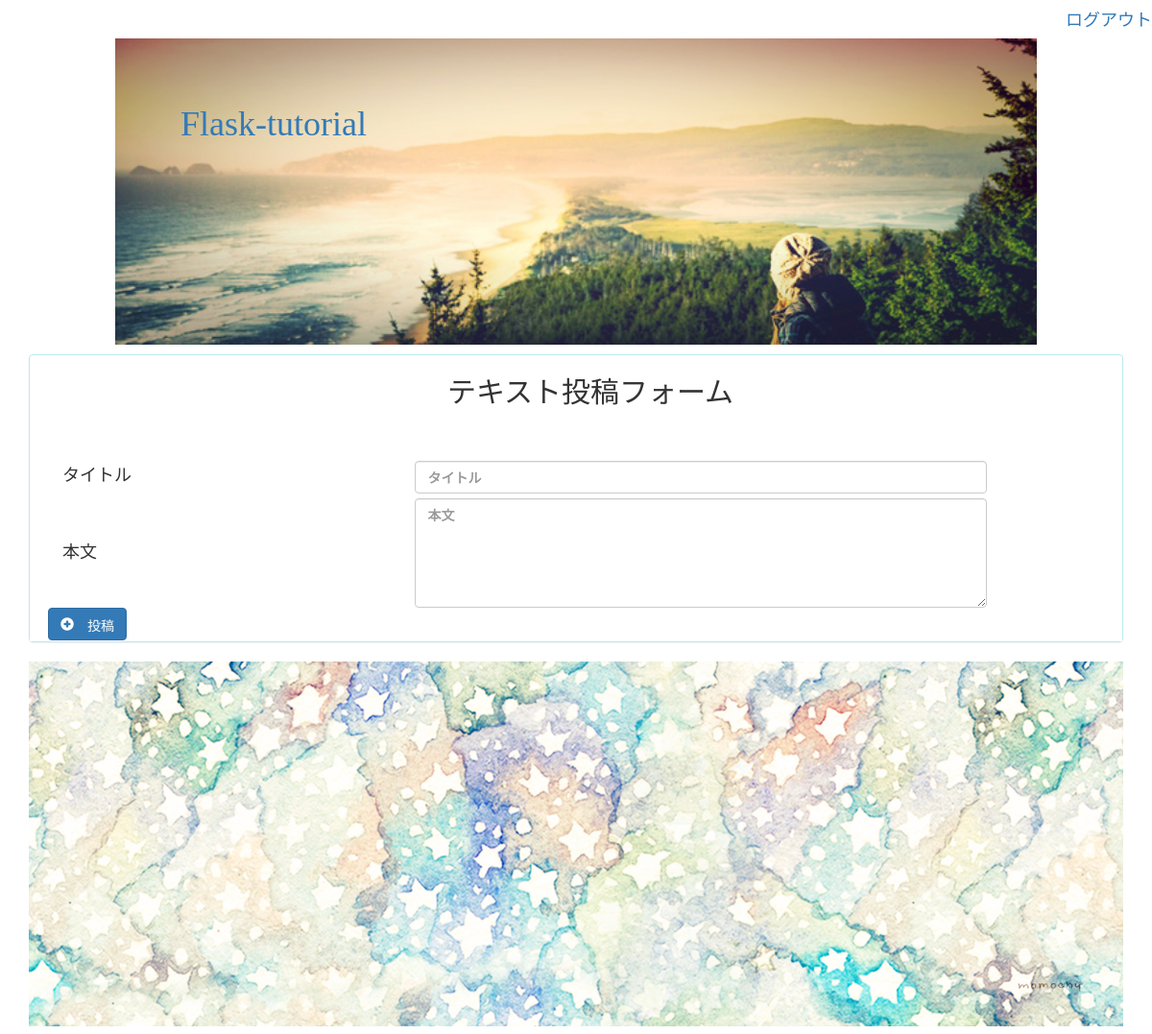
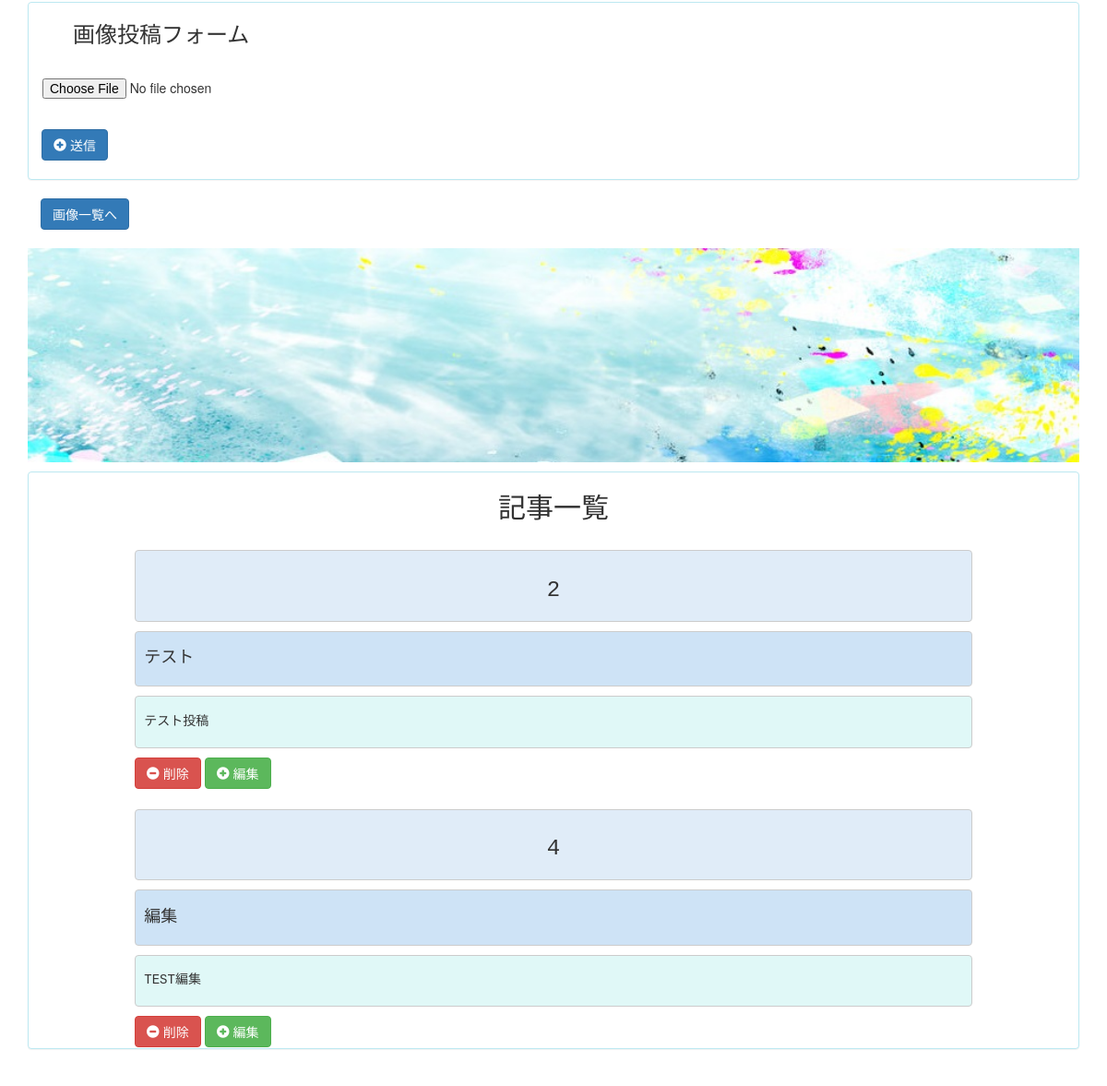
The page / (signed in) on the database its author committed (2 pictures, top to bottom).
### tables this page shows
CREATE TABLE entries(  id integer primary key autoincrement,title string not null,text string not null);

### flasker.py (the view)
@app.route('/')
def show():
    cur = g.db.execute('select id, title, text from entries order by id asc')
    entries = [dict(id = row[0] ,title=row[1], text=row[2]) for row in cur.fetchall()]
    return render_template('show.html', entries=entries)

### flasker.py (called while the page is built)
def connect_db():
    return sqlite3.connect(app.config['DATABASE'])

@app.before_request
def before_request():
    g.db = connect_db()

@app.teardown_request
def teardown_request(exception):
    db = getattr(g, 'db', None)
    if db is not None:
        db.close()

### templates/show.html (shortened to what this page needs)
{% extends "layout.html" %}
{% block content %}
<div class="page">
  {% if session.logged_in %}
    <div class="panel panel-info" align="center">
        <h2 >&emsp;テキスト投稿フォーム</h2>
        <form action="{{ url_for('add_entry') }}" method="post">
            <table style="width:100%;" frame="box" bordercolor="#FFFFFF">
                <tr>
                <div class="form-group">
                    <th><label class="col-sm-6 col-md-6 col-lg-6 control-label"><h4>&emsp;タイトル</h4></label></th>
                    <th>
                        <div class="col-sm-10 col-md-10 col-lg-10">
                        <input type="text" name="title" autocomplete="title" class="form-control" placeholder="タイトル" />
                        </div>
                    </th>
                </div>
                </tr>
                <tr>
                <div class="form-group">
                    <th><label class="col-sm-6 col-md-6 col-lg-6 control-label"><h4>&emsp;本文</h4></label></th>
                    <th>
                        <div class="col-sm-10 col-md-10 col-lg-10">
                            <textarea name="text" class="form-control" rows="5" id="text" placeholder="本文" ></textarea>
                        </div>
                    </th>
                </div>
                </tr><br>
                <tr>
                <div class="form-group">
                  <td>
                      <button type="submit" class="btn btn-primary">
                      <span class="glyphicon glyphicon-plus-sign" aria-hidden="true"> 投稿</span></button><br>
                  </td>
                </div>
                </tr>
            </table>
        </form>
    </div>
    <p align="center"><img src="/uploads/sample03.jpg" width="100%" hight="10%"></p>
    <div class="panel panel-info">
        <form method="post" action="{{ url_for('image_entry') }}" enctype="multipart/form-data">
            <tr>
            <div class="form-group">
                <th><label for="img_file"><h3>&emsp;&emsp;画像投稿フォーム</h3></label></th><br><br>
                <td><input type="file" id="img_file" name="img_file" class="col-sm-4"><br></td>
            </div><br>
                <td>&emsp;<button type="submit" class="btn btn-primary">
                    <span class="glyphicon glyphicon-plus-sign" aria-hidden="true"></span> 送信</button></td>
            </tr>
        </form><br>
    </div>
    <table class="table-responsive">
    <form method="get" action="{{ url_for('image_entry') }}" enctype="multipart/form-data">
      <div>
         &emsp;<button type="submit" class="btn btn-primary">
          画像一覧へ</button></div>
    </form>
    </table>
<br>
<p><img src="/uploads/sample02.jpg" width="100%" hight="10%"></p>
<div class="panel panel-info" align="center" >
  <tr class="entries">
      <h2>記事一覧</h2>
  {% for entry in entries %}
    <table style="width:80%;" frame="box" bordercolor="#FFFFFF">
        <tr><th><pre align="center" style="background-color: #E0ECF8"><h3>{{ entry.id }}</h3></pre></th></tr>
        <tr><th><pre style="background-color: #CEE3F6;" style="width:100%;"><b><h4>{{ entry.title }}</h4></b></pre></th></tr>
        <tr><td><pre style="background-color: #E0F8F7;" style="width:100%;"><h5>{{ entry.text|safe }}</h5></pre></td></tr>
        <div class="btn-toolbar">
      <tr><td>
          <div class="btn-group">
      <form action="{{ url_for('delete_entry',post_id = entry.id) }}" method="POST">
       <button type="submit" class="btn btn-danger">
          <span class="glyphicon glyphicon-minus-sign" aria-hidden="true"></span> 削除</button>
      </form></div>
              <div class="btn-group">
      <form action="{{ url_for('edit',post_id = entry.id) }}" method="GET">
          <button type="submit" class="btn btn-success">
          <span class="glyphicon glyphicon-plus-sign" aria-hidden="true"></span> 編集</button>
      </form>
          </div>
      </td></tr>
        </div>
      <br>
    {% else %}
      <th>現在、投稿はありません。</th>
  {% endfor %}
  </tr>
  {% endif %}
</div>
<br>
{% endblock %}

### rows shown on the page
entries: id "2", title "テスト", text "テスト投稿"
entries: id "4", title "編集", text "TEST編集"
